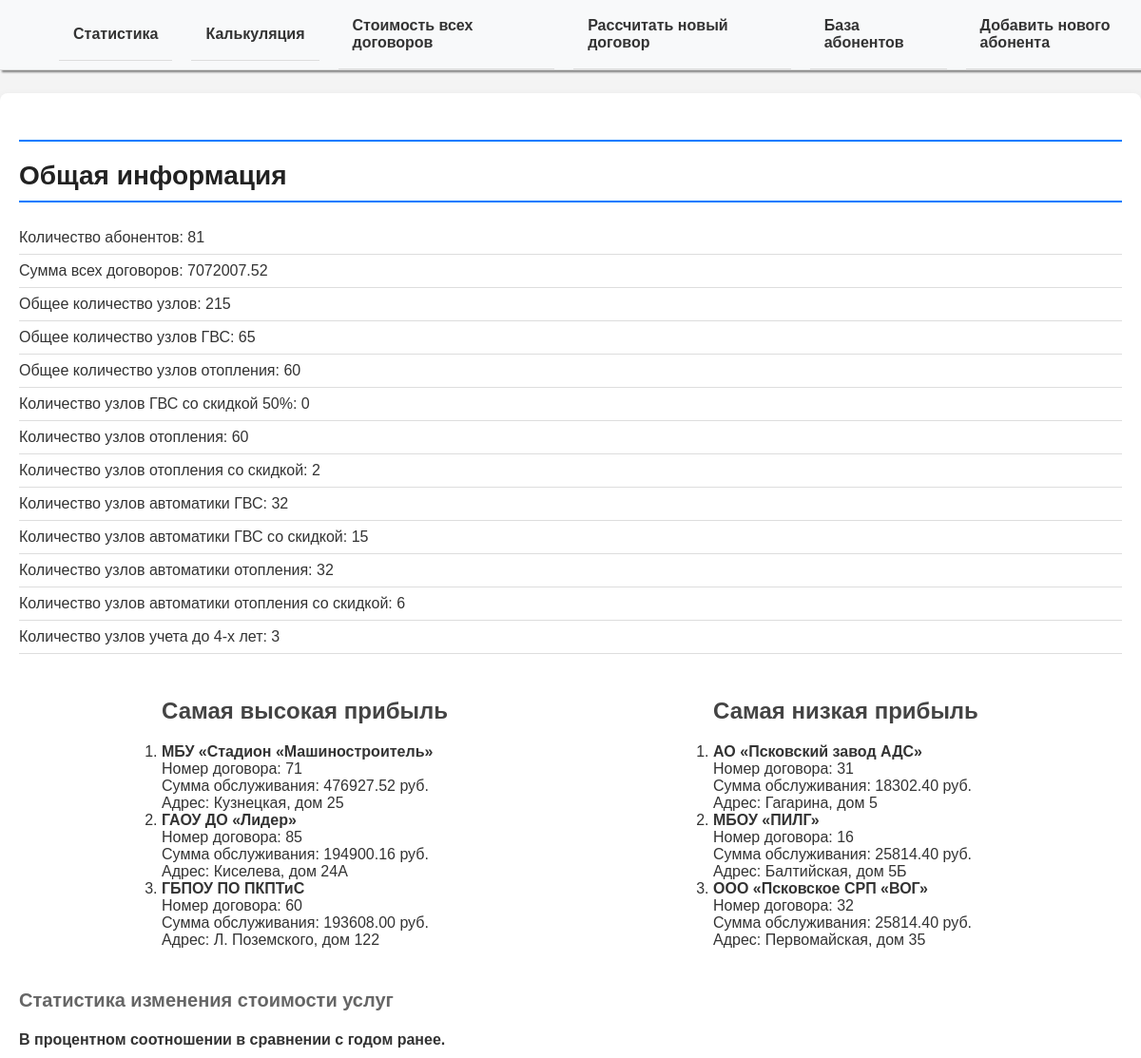
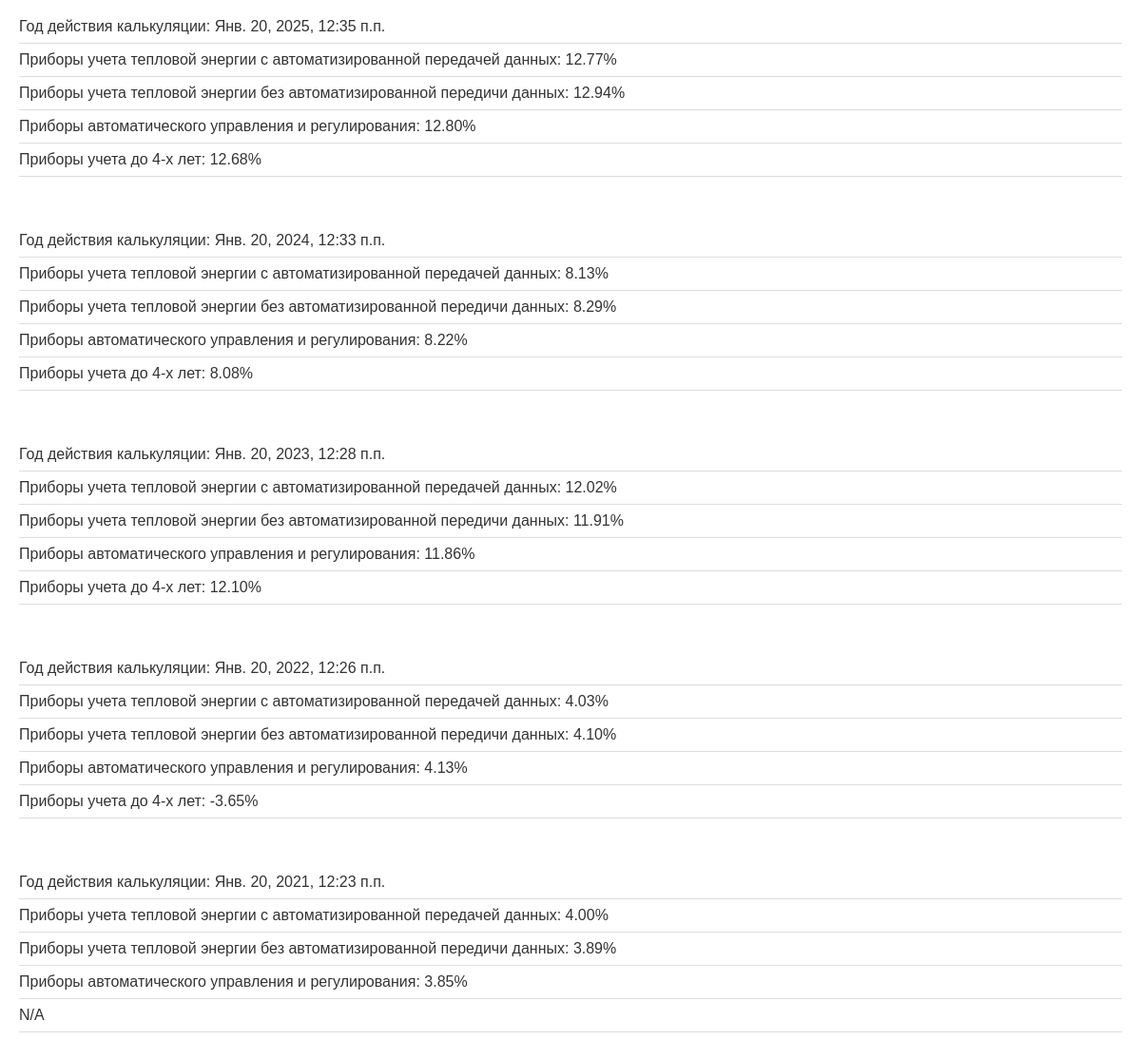
The page / on the database its author committed (2 pictures, top to bottom).
### myapp/models.py (models this page shows, shortened)
class Subscriber(models.Model):
    i_number = models.IntegerField(verbose_name="Номер договора", )
    name = models.CharField(max_length=255, verbose_name="Наименование")
    fio = models.CharField(max_length=255, verbose_name="ФИО руководителя")
    post = models.CharField(max_length=255, verbose_name="Должность руководителя")
    short_name = models.CharField(max_length=100, verbose_name="Сокращенное наименование")
    post_index = models.CharField(max_length=6, verbose_name="Почтовый индекс")
    street = models.CharField(max_length=100, verbose_name="Улица")
    house = models.CharField(max_length=6, verbose_name="Номер дома")
    inn = models.CharField(max_length=12, verbose_name="ИНН")
    account_number = models.CharField(max_length=20, verbose_name="Расчетный счет")
    corr_account = models.CharField(max_length=20, verbose_name="Корр счет")
    bik = models.CharField(max_length=9, verbose_name="БИК")
    kpp = models.CharField(max_length=9, verbose_name="КПП")
    ogrn = models.CharField(max_length=13, verbose_name="ОГРН")
    l_number = models.CharField(max_length=11, verbose_name="Лицевой счет")
    bank_name = models.CharField(max_length=255, verbose_name="Наименование банка")
    hws_node_modem = models.IntegerField(verbose_name="Количество узлов учета ГВС/общих с автоматической передачей данных", default = 0)
    hws_node_modem_discount = models.IntegerField(verbose_name="Количество узлов ГВС/общих с автоматической передачей данных со скодкой", default = 0)
    hws_node_no_modem = models.IntegerField(verbose_name="Количество узлов учета ГВС/общих без автоматической передачи данных", default = 0)
    hws_node_no_modem_discount = models.IntegerField(verbose_name="Количество узлов ГВС/общих без автоматической передачи данных со скидкой", default = 0)
    heating_node_modem = models.IntegerField(verbose_name="Количество узлов учета отопления с автоматической передачей данных", default = 0)
    heating_node_modem_discount = models.IntegerField(verbose_name = "Количество узлов отопления с автоматической передачей данных со скидкой", default = 0)
    heating_node_no_modem = models.IntegerField(verbose_name="Количество узлов учета отопления без автоматической передачи данных", default = 0)
    heating_node_no_modem_discount = models.IntegerField(verbose_name = "Количество узлов отопления без автоматической передачи данных со скидкой", default = 0)
    hws_automation_node = models.IntegerField(verbose_name="Количество узлов автоматики ГВС", default = 0)
    hws_automation_node_discount = models.IntegerField(verbose_name = "Количество узлов автоматики ГВС со скидкой", default = 0)
    heating_automation_node = models.IntegerField(verbose_name="Количество узлов автоматики отопления", default = 0)
    heating_automation_node_discount = models.IntegerField(verbose_name = "Количество автоматики отопления со скидкой", default = 0)
    hws_four_year_node = models.IntegerField(verbose_name="Количество узлов ГВС/общих до 4-х лет", default=0)
    heating_four_year_node = models.IntegerField(verbose_name="Количество узлов отопления до 4-х лет", default=0)
    total_cost = models.DecimalField(max_digits=12, decimal_places=2, verbose_name="Сумма договора", default=0.00)
    total_contract_sum = models.DecimalField(max_digits=12, decimal_places=2, verbose_name="Сумма всех договоров", default=0.00)
    total_contracts = models.IntegerField(default=0)

class Calculation(models.Model):
    service_node_modem = models.DecimalField(max_digits=10, decimal_places=2, verbose_name="Обслуживание узла учета с автоматической передачей данных")
    service_node_no_modem = models.DecimalField(max_digits=10, decimal_places=2, verbose_name="Обслуживание узла учета без автоматической передачи данных")
    service_four_year_node = models.DecimalField(max_digits=10, decimal_places=2, verbose_name="Обслуживание узла учета до 4-х лет")
    automation_node = models.DecimalField(max_digits=10, decimal_places=2, verbose_name="Обслуживание узла автоматики")
    date_created = models.DateTimeField(auto_now_add=True, verbose_name="Дата создания")
    class Meta:
        ordering = ['-date_created']

### myapp/views.py (the view)
# urls.py: 2. Add a URL to urlpatterns:  path('', views.home, name='home')
def home(request):
    total_contract_sum = Subscriber.objects.aggregate(Sum('total_cost'))['total_cost__sum'] or 0
    total_contract_sum = Decimal(total_contract_sum).quantize(Decimal('0.00'), rounding=ROUND_HALF_UP)
    subscriber_count = Subscriber.objects.count()
    total_nodes = (
        Subscriber.objects.aggregate(
            total_hws=Sum('hws_node_modem') + Sum('hws_node_no_modem') + Sum('hws_node_modem_discount') + Sum('hws_node_no_modem_discount'),
            total_heating=Sum('heating_node_modem') + Sum('heating_node_no_modem') + Sum('heating_node_modem_discount') + Sum('heating_node_no_modem_discount'),
            total_automation=Sum('hws_automation_node') + Sum('hws_automation_node_discount') + Sum('heating_automation_node') + Sum('heating_automation_node_discount'),
            total_automation_hws=Sum('hws_automation_node') + Sum('hws_automation_node_discount'),
            total_automation_heating=Sum('heating_automation_node') + Sum('heating_automation_node_discount'),
            total_four_year=Sum('hws_four_year_node') + Sum('heating_four_year_node'),
            total_hws_discount=Sum('hws_node_modem_discount') + Sum('hws_node_no_modem_discount'),
            total_heating_discount=Sum('heating_node_modem_discount') + Sum('heating_node_no_modem_discount'),
            total_automation_hws_discount=Sum('hws_automation_node_discount'),
            total_automation_heating_discount=Sum('heating_automation_node_discount')
        )
    )
    calculations = Calculation.objects.order_by('-date_created')  # Сортируем по убыванию даты
    statistics = []
    for i in range(1, len(calculations)):
        previous = calculations[i]
        current = calculations[i - 1]
        def calculate_change(current_value, previous_value):
            if previous_value == 0:
                return None  # Если предыдущая стоимость равна нулю, изменения не рассчитываются
            change = ((current_value - previous_value) / previous_value) * 100
            return Decimal(change).quantize(Decimal('0.01'))  # Округление до двух знаков
        stats = {
            'date': current.date_created,
            'service_node_modem_change': calculate_change(current.service_node_modem, previous.service_node_modem),
            'service_node_no_modem_change': calculate_change(current.service_node_no_modem, previous.service_node_no_modem),
            'automation_node_change': calculate_change(current.automation_node, previous.automation_node),
            'service_four_year_node_change': calculate_change(current.service_four_year_node, previous.service_four_year_node),
        }
        statistics.append(stats)
    top_subscribers_up = Subscriber.objects.order_by('-total_cost')[:3]
    top_subscribers_down = Subscriber.objects.order_by('total_cost')[:3]
    context = {
        'subscriber_count': subscriber_count,
        'total_contract_sum': total_contract_sum,
        'total_hws_nodes': total_nodes['total_hws'] or 0,
        'total_hws_discount': total_nodes['total_hws_discount'] or 0,
        'total_heating_nodes': total_nodes['total_heating'] or 0,
        'total_heating_discount': total_nodes['total_heating_discount'] or 0,
        'total_automation_hws': total_nodes['total_automation_hws'] or 0,
        'total_automation_hws_discount': total_nodes['total_automation_hws_discount'] or 0,
        'total_automation_heating': total_nodes['total_automation_heating'] or 0,
        'total_automation_heating_discount': total_nodes['total_automation_heating_discount'] or 0,
        'total_four_year_nodes': total_nodes['total_four_year'] or 0,
        'total_nodes': (
            (total_nodes['total_hws'] or 0) +
            (total_nodes['total_heating'] or 0) +
            (total_nodes['total_automation_hws'] or 0) +
            (total_nodes['total_automation_heating'] or 0) +
            (total_nodes['total_four_year'] or 0) +
            (total_nodes['total_hws_discount'] or 0) +
            (total_nodes['total_heating_discount'] or 0) +
            (total_nodes['total_automation_hws_discount'] or 0) +
            (total_nodes['total_automation_heating_discount'] or 0)
        ),
        'statistics': statistics,
        'top_subscribers_up': top_subscribers_up,  # Передаём топ-3 абонентов
        'top_subscribers_down': top_subscribers_down,
    }
    return render(request, 'myapp/home.html', context)

### myapp/templates/myapp/home.html
﻿{% extends 'myapp/index.html' %}
{% block content %}
<h1>Общая информация</h1>
<ul>
    <li>Количество абонентов: {{ subscriber_count }}</li>
    <li>Сумма всех договоров: {{ total_contract_sum }}</li>
    <li>Общее количество узлов: {{ total_nodes }}</li>
    <li>Общее количество узлов ГВС: {{ total_hws_nodes }}</li>
    <li>Общее количество узлов отопления: {{ total_heating_nodes }}</li>
    <li>Количество узлов ГВС со скидкой 50%: {{ total_hws_discount }}</li>
    <li>Количество узлов отопления: {{ total_heating_nodes }}</li>
    <li>Количество узлов отопления со скидкой: {{ total_heating_discount }}</li>
    <li>Количество узлов автоматики ГВС: {{ total_automation_hws }}</li>
    <li>Количество узлов автоматики ГВС со скидкой: {{ total_automation_hws_discount }}</li>
    <li>Количество узлов автоматики отопления: {{ total_automation_heating }}</li>
    <li>Количество узлов автоматики отопления со скидкой: {{ total_automation_heating_discount }}</li>
    <li>Количество узлов учета до 4-х лет: {{ total_four_year_nodes }}</li>
</ul>
{% if top_subscribers_up %}
<div class="info-container">
    <div class="info-block">
        <h2>Самая высокая прибыль</h2>
        {% if top_subscribers_up %}
        <ol>
            {% for subscriber in top_subscribers_up %}
            <li>
                <strong>{{ subscriber.short_name }}</strong><br>
                Номер договора: {{ subscriber.i_number }}<br>
                Сумма обслуживания: {{ subscriber.total_cost }} руб.<br>
                Адрес: {{ subscriber.street }}, дом {{ subscriber.house }}
            </li>
            {% endfor %}
        </ol>
        {% else %}
        <p>Нет данных для отображения.</p>
        {% endif %}
    </div>
    <div class="info-block">
        <h2>Самая низкая прибыль</h2>
        {% if top_subscribers_down %}
        <ol>
            {% for subscriber in top_subscribers_down %}
            <li>
                <strong>{{ subscriber.short_name }}</strong><br>
                Номер договора: {{ subscriber.i_number }}<br>
                Сумма обслуживания: {{ subscriber.total_cost }} руб.<br>
                Адрес: {{ subscriber.street }}, дом {{ subscriber.house }}
            </li>
            {% endfor %}
        </ol>
        {% else %}
        <p>Нет данных для отображения.</p>
        {% endif %}
    </div>
</div>
{% else %}
<p>Нет данных для отображения.</p>
{% endif %}
<br>
<h3>Статистика изменения стоимости услуг</h3>
<h4>В процентном соотношении в сравнении с годом ранее.</h4>
{% for stat in statistics %}
<ul>
    <li>Год действия калькуляции: {{ stat.date }}</li>
    <li>
        {% if stat.service_node_modem_change is not None %}
        Приборы учета тепловой энергии с автоматизированной передачей данных: {{ stat.service_node_modem_change }}%
        {% else %}
        N/A
        {% endif %}
    </li>
    <li>
        {% if stat.service_node_no_modem_change is not None %}
        Приборы учета тепловой энергии без автоматизированной передичи данных: {{ stat.service_node_no_modem_change }}%
        {% else %}
        N/A
        {% endif %}
    </li>
    <li>
        {% if stat.automation_node_change is not None %}
        Приборы автоматического управления и регулирования: {{ stat.automation_node_change }}%
        {% else %}
        N/A
        {% endif %}
    </li>
    <li>
        {% if stat.service_four_year_node_change is not None %}
        Приборы учета до 4-х лет: {{ stat.service_four_year_node_change }}%
        {% else %}
        N/A
        {% endif %}
    </li>
</ul>
<br>
{% endfor %}
{% endblock %}

### myapp/templates/myapp/index.html (shortened to what this page needs)
<!DOCTYPE html>
<html lang="ru">
<head>
    {% load static %}
    <link rel="stylesheet" type="text/css" href="{% static 'css/style.css' %}">
</head>
<body>
    <header>
        <nav>
            <ul class="navigation-menu">
                <li><a href="{% url 'home' %}">Статистика</a></li>
                <li><a href="{% url 'calculation' %}">Калькуляция</a></li>
                <li><a href="{% url 'calculate_all_contracts' %}">Стоимость всех договоров</a></li>
                <li><a href="{% url 'calculate_single_contract' %}">Рассчитать новый договор</a></li>
                <li><a href="{% url 'subscribers_db' %}">База абонентов</a></li>
                <li><a href="{% url 'add_subscriber' %}">Добавить нового абонента</a></li>
            </ul>
        </nav>
    </header>
    <main>
        <div class="container">
            <h1></h1>
            {% block content %}
            {% endblock %}
        </div>
    </main>
</body>
</html>

### myapp/static/css/style.css (style rules this page uses)
html, body { height: 100%; margin: 0; padding: 0; overflow-x: hidden; }
.navigation-menu { list-style: none; padding: 0; margin: 0; display: flex; justify-content: flex-start; background-color: #f8f9fa; border-bottom: 1px solid #ddd; align-items: center; list-style: none; padding: 0; margin: 0; padding-left: 62px; position: fixed; top: 0; left: 0; width: 100%; z-index: 100; box-shadow: 0 4px 2px -2px gray; }
.navigation-menu li { margin-right: 20px; }
.navigation-menu li a { text-decoration: none; color: #333; font-weight: 600; padding: 10px 15px; display: block; transition: background-color 0.3s ease, color 0.3s ease; }
main { padding-top: 60px; }
.container { padding: 20px; background-color: #f9f9f9; }
body { font-family: Arial, sans-serif; background-color: #f4f4f4; margin: 0; padding: 0; color: #333; }
.container { max-width: 1200px; margin: 20px auto; background: white; padding: 20px; border-radius: 8px; box-shadow: 0px 4px 10px rgba(0, 0, 0, 0.1); }
h1 { font-size: 28px; color: #222; border-bottom: 2px solid #007bff; padding-bottom: 10px; margin-bottom: 20px; }
h2 { font-size: 24px; color: #444; margin-top: 30px; }
h3 { font-size: 20px; color: #666; margin-top: 25px; }
ul { list-style-type: none; padding: 0; }
ul li { padding: 8px 0; border-bottom: 1px solid #ddd; }
.info-container { display: flex; justify-content: space-between; }
.info-block { width: 48%; padding-left: 150px; }
h2 { width: 100%; }
ol { margin: 0; padding: 0; }

### rows shown on the page
Subscriber: short_name "МБУ «Стадион «Машиностроитель»", i_number "71", total_cost "476927.52", street "Кузнецкая", house "25"
Subscriber: short_name "ГАОУ ДО «Лидер»", i_number "85", total_cost "194900.16", street "Киселева", house "24А"
Subscriber: short_name "ГБПОУ ПО ПКПТиС", i_number "60", total_cost "193608.00", street "Л. Поземского", house "122"
Subscriber: short_name "АО «Псковский завод АДС»", i_number "31", total_cost "18302.40", street "Гагарина", house "5"
Subscriber: short_name "МБОУ «ПИЛГ»", i_number "16", total_cost "25814.40", street "Балтийская", house "5Б"
Subscriber: short_name "ООО «Псковское СРП «ВОГ»", i_number "32", total_cost "25814.40", street "Первомайская", house "35"
Calculation: date "Янв. 20, 2025, 12:35 п.п."
Calculation: date "Янв. 20, 2024, 12:33 п.п."
Calculation: date "Янв. 20, 2023, 12:28 п.п."
Calculation: date "Янв. 20, 2022, 12:26 п.п."
Calculation: date "Янв. 20, 2021, 12:23 п.п."

### other values the page prints
{{ subscriber_count }} "81"
{{ total_contract_sum }} "7072007.52"
{{ total_nodes }} "215"
{{ total_hws_nodes }} "65"
{{ total_heating_nodes }} "60"
{{ total_hws_discount }} "0"
{{ total_heating_discount }} "2"
{{ total_automation_hws }} "32"
{{ total_automation_hws_discount }} "15"
{{ total_automation_heating }} "32"
{{ total_automation_heating_discount }} "6"
{{ total_four_year_nodes }} "3"
{{ stat.service_node_modem_change }} "12.77" "8.13" "12.02" "4.03" "4.00"
{{ stat.service_node_no_modem_change }} "12.94" "8.29" "11.91" "4.10" "3.89"
{{ stat.automation_node_change }} "12.80" "8.22" "11.86" "4.13" "3.85"
